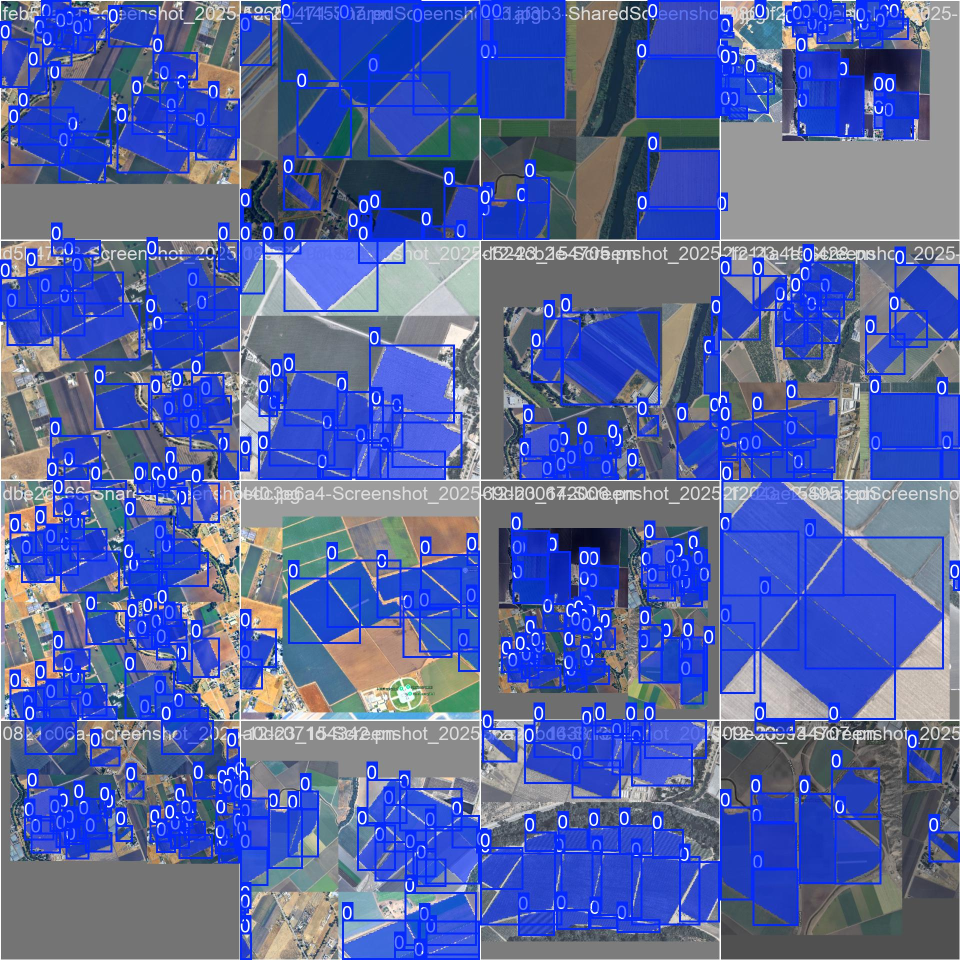
#> input picture backend/models/sublot_segmentation/yolov8_seg/train_batch0.jpg, 1920 x 1920 px (shown at 1/2 size)
$ python -i post_process.py   (imports and definitions only)
#> lines starting #> are read from the running program, lines starting #| are printed output that depends on the picture; after the words box and inside, x2 and y2 are one past the last pixel; in counts of white or black regions, pixels touching at a corner belong together
import cv2
import numpy as np
from shapely.geometry import Polygon
from shapely.validation import make_valid

def detect_roads(image_np, brightness_threshold=160, edge_threshold1=30, edge_threshold2=100):
    """
    Detect roads, paths, and 'street lines' in the image.
    Agricultural paths are often neutral (grey/brown) or brighter than fields.
    Uses a combination of color thresholding and Hough Line detection for straight paths.
    """
#> called with brightness_threshold = 160, edge_threshold1 = 30, edge_threshold2 = 100
    # Convert to grayscale
    gray = cv2.cvtColor(image_np, cv2.COLOR_RGB2GRAY)

    # 1. Detect bright roads (concrete/paved)
    bright_mask = (gray > brightness_threshold).astype(np.uint8) * 255
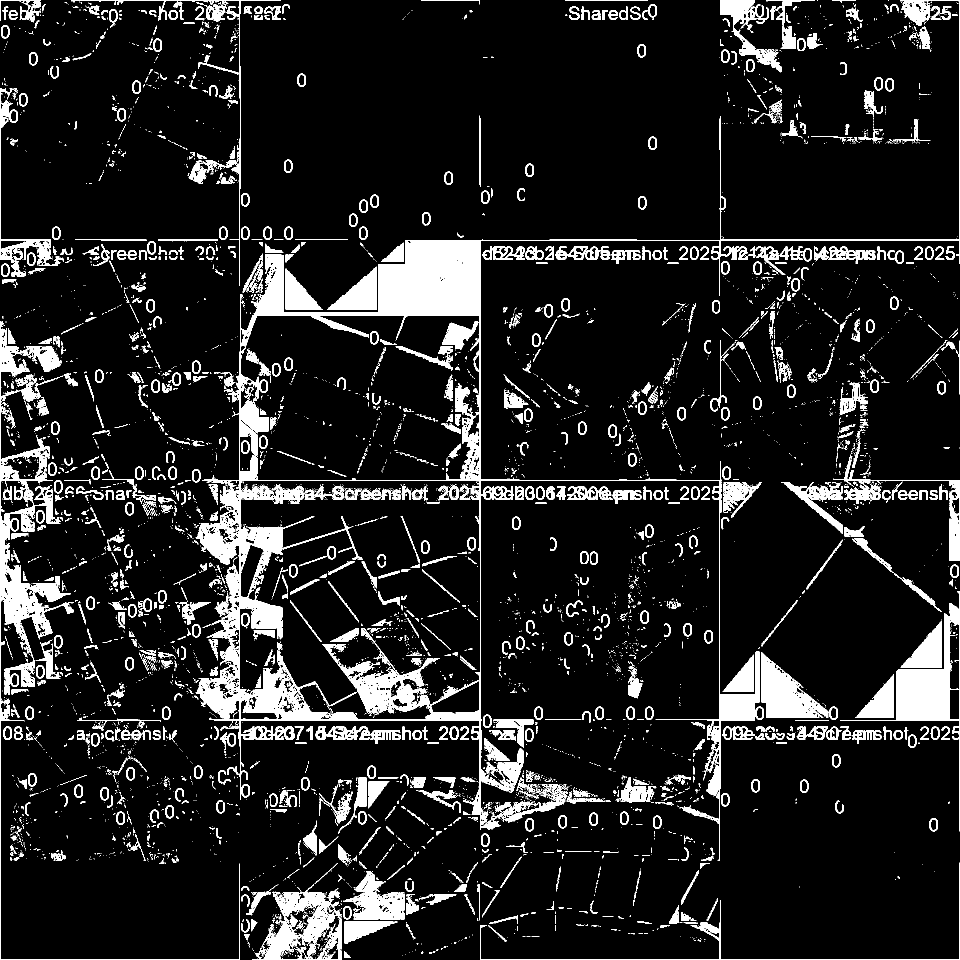
#> bright_mask: shape (1920, 1920) (shown at 1/2 size); 11.4% white; 5965 white regions (4840 under 20 px), largest, box (x1, y1, x2, y2) and area: (391, 0, 1920, 1722) 127274, (0, 643, 480, 1920) 27706, (1680, 1182, 1920, 1663) 14064

    # 2. Detect neutral paths (dirt roads often have low saturation)
    hsv = cv2.cvtColor(image_np, cv2.COLOR_RGB2HSV)
#> hsv: shape (1920, 1920, 3); mean H, S, V 83.8, 116.5, 170.3
    saturation = hsv[:, :, 1]
    path_mask = ((saturation < 40) & (gray > 80)).astype(np.uint8) * 255
#> path_mask: shape (1920, 1920); 31.2% white; 4430 white regions (3293 under 20 px), largest, box (x1, y1, x2, y2) and area: (299, 0, 1920, 1872) 644566, (0, 643, 480, 1920) 130845, (0, 0, 562, 604) 83342

    # 3. Use Edge detection
    edges = cv2.Canny(gray, edge_threshold1, edge_threshold2)
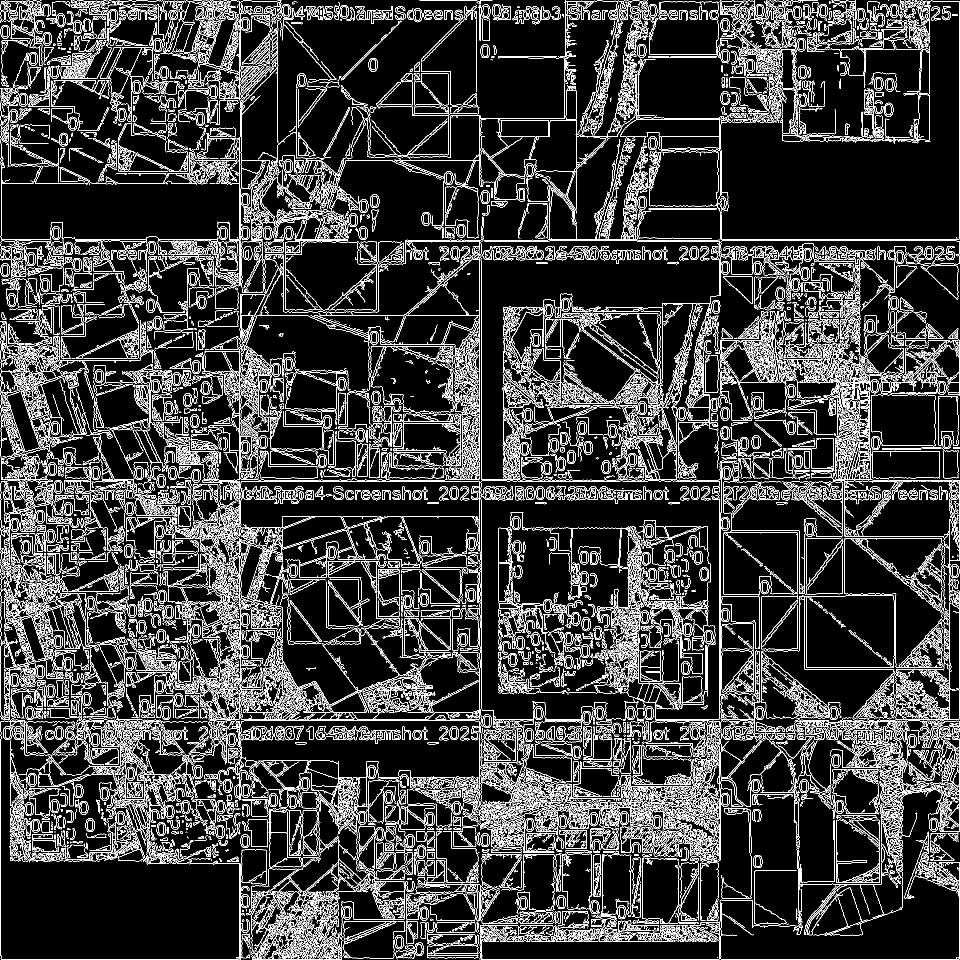
#> edges: shape (1920, 1920) (shown at 1/2 size); 14% white in thin lines or dots
    kernel = np.ones((5, 5), np.uint8)

    # 4. Hough Line Detection for 'Street Lines' (LESS AGGRESSIVE)
    # Agricultural fields are bounded by very straight paths.
    street_mask = np.zeros_like(gray)
    # Increased threshold to 120 (from 80) and minLineLength to 100 (from 50) for fewer false positives
    # Reduced line thickness to 3 (from 5) to not remove too much field area
    lines = cv2.HoughLinesP(edges, 1, np.pi/180, threshold=120, minLineLength=100, maxLineGap=20)
    if lines is not None:
        for line in lines:
            x1, y1, x2, y2 = line[0]
            # Draw lines with less thickness to avoid removing field content
            cv2.line(street_mask, (x1, y1), (x2, y2), 255, 3)
#> this loop made 4559 passes
#> (x1, y1, x2, y2) on passes 1 to 3: (962, 1451, 962, 479), (1014, 962, 1295, 962), (1918, 1662, 1918, 1431)
#> street_mask: shape (1920, 1920); 47.1% white; 2 white regions, box (x1, y1, x2, y2) and area: (0, 0, 1920, 1920) 1734429, (1500, 1711, 1511, 1873) 1228

    # Combined Road/Street Mask - Make it less aggressive
    # Only use bright roads and the Hough lines, skip the low-saturation mask which can be too broad
    combined_road = cv2.bitwise_or(bright_mask, street_mask)
#> combined_road: shape (1920, 1920); 49.5% white; 567 white regions (541 under 20 px), largest, box (x1, y1, x2, y2) and area: (0, 0, 1920, 1920) 1821354, (1500, 1711, 1511, 1873) 1228, (1749, 154, 1766, 181) 193

    # Don't dilate edges as much to preserve field boundaries
    edges_dilated = cv2.dilate(edges, np.ones((2,2), np.uint8), iterations=1)
#> edges_dilated: shape (1920, 1920); 30.4% white; 683 white regions (64 under 20 px), largest, box (x1, y1, x2, y2) and area: (0, 0, 1920, 1920) 930586, (0, 0, 105, 174) 4878, (200, 71, 326, 249) 4138

    # Only add edges if they coincide with detected roads
    edges_on_roads = cv2.bitwise_and(edges_dilated, combined_road)
#> edges_on_roads: shape (1920, 1920); 25.9% white; 3022 white regions (1528 under 20 px), largest, box (x1, y1, x2, y2) and area: (0, 0, 1920, 1920) 559675, (492, 1623, 871, 1920) 28311, (1189, 1053, 1432, 1419) 18889
    combined_road = cv2.bitwise_or(combined_road, edges_on_roads)

    # Less aggressive morphology
    combined_road = cv2.morphologyEx(combined_road, cv2.MORPH_CLOSE, np.ones((3,3), np.uint8))
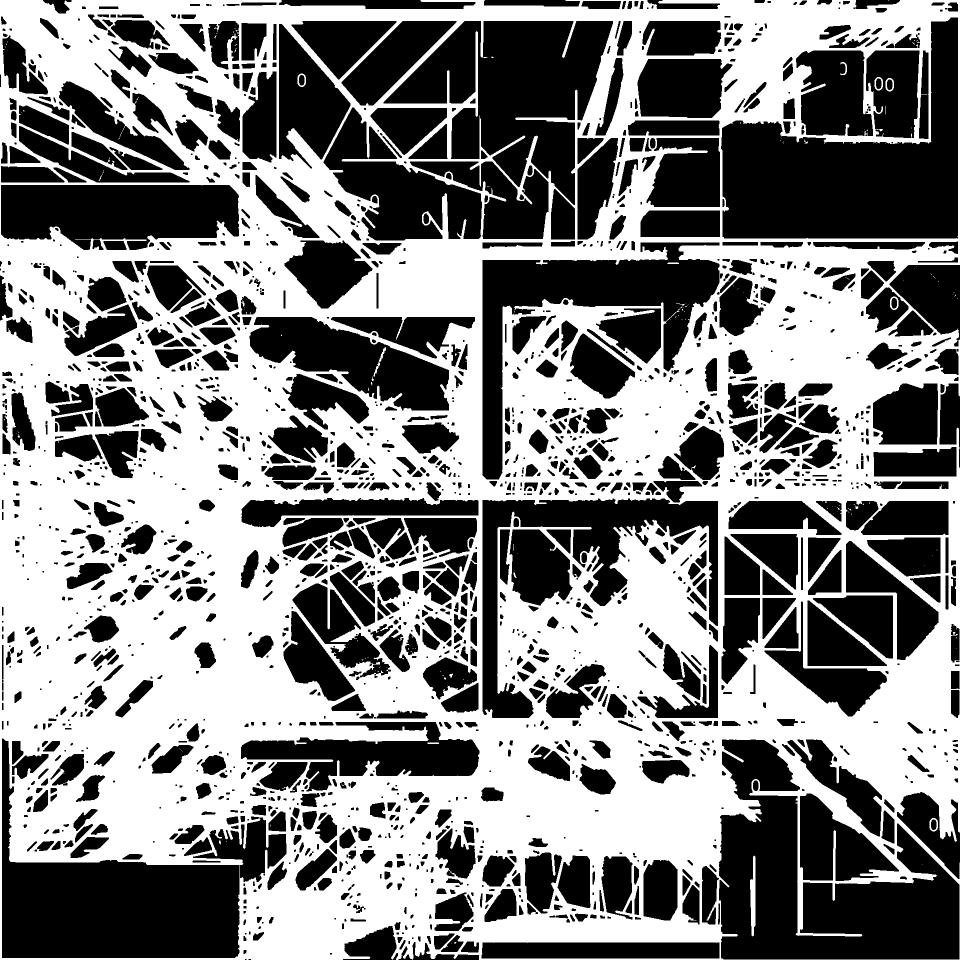
#> combined_road: shape (1920, 1920) (shown at 1/2 size); 50.9% white; 1965 black regions (420 under 20 px), largest, box (x1, y1, x2, y2) and area: (1438, 1479, 1919, 1919) 110965, (1442, 35, 1916, 477) 108922, (4, 1477, 479, 1916) 93602

    return combined_road > 0

# [204 lines left out: functions subtract_roads, split_merged_mask_watershed, is_on_border, is_in_corner, get_tiles_metadata, is_centroid_in_center and 3 more, not called in this run]

>>> import cv2
>>> picture = cv2.cvtColor(cv2.imread('../models/sublot_segmentation/yolov8_seg/train_batch0.jpg'), cv2.COLOR_BGR2RGB)
>>> result = detect_roads(picture)

$ run again, on backend/models/sublot_segmentation/yolov8_seg/train_batch1.jpg
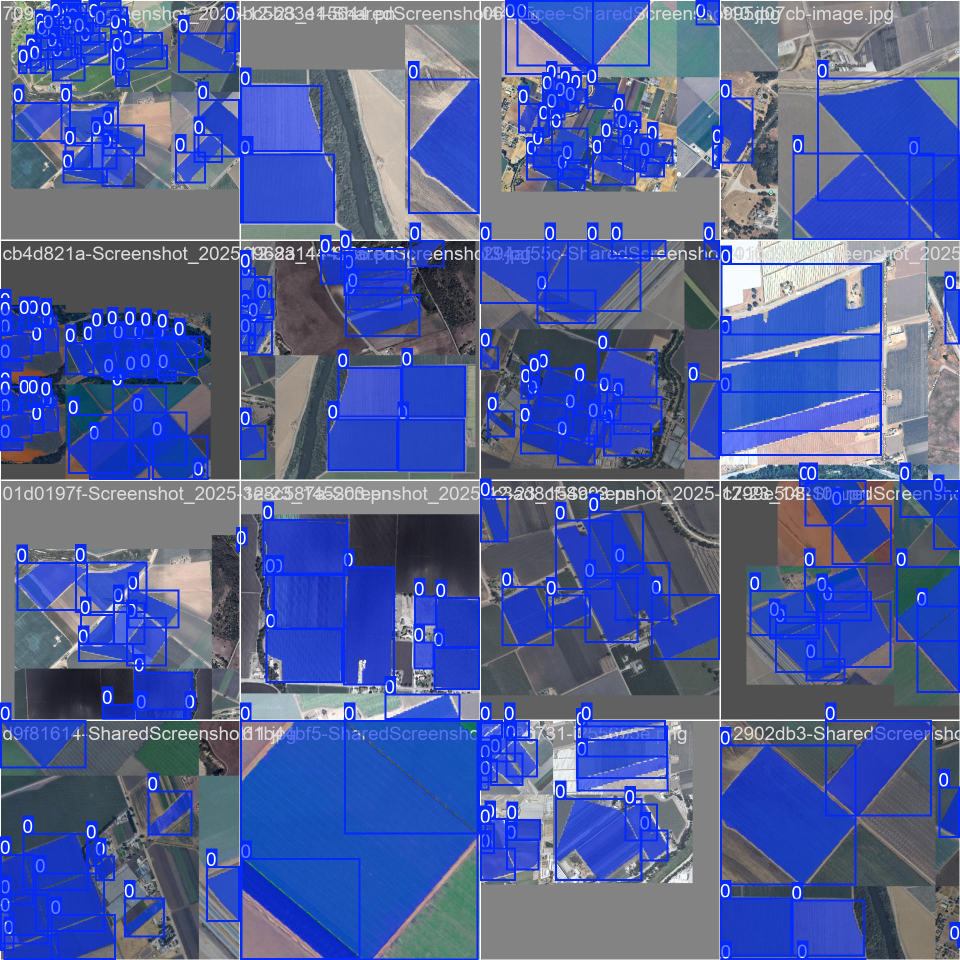
#> input picture backend/models/sublot_segmentation/yolov8_seg/train_batch1.jpg, 1920 x 1920 px (shown at 1/2 size)
#> in detect_roads, `bright_mask = (gray > brightness_threshold).astype(np.uint8) * 255`:
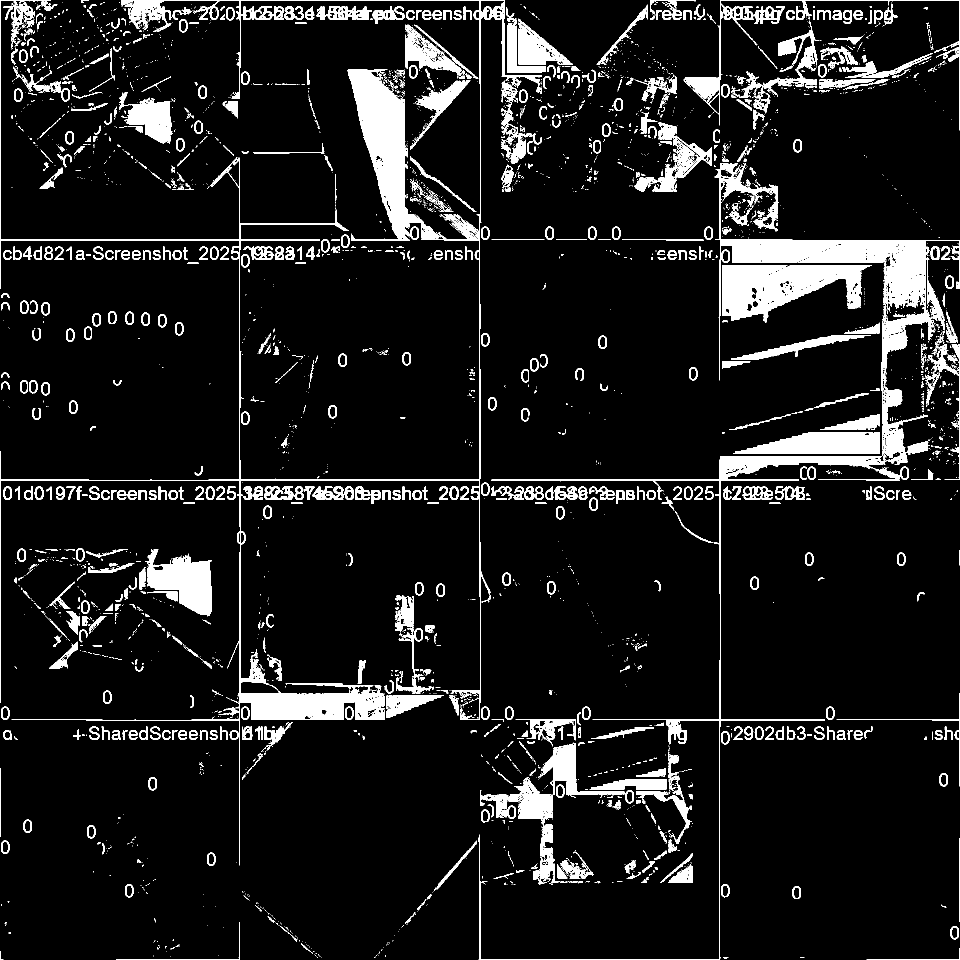
#> bright_mask: shape (1920, 1920) (shown at 1/2 size); 9.6% white; 3599 white regions (2849 under 20 px), largest, box (x1, y1, x2, y2) and area: (0, 0, 1084, 1731) 67251, (1429, 327, 1920, 929) 39940, (1445, 530, 1744, 645) 19724
#> hsv: shape (1920, 1920, 3); mean H, S, V 87.3, 105.3, 158.3
#> path_mask: shape (1920, 1920); 33.3% white; 4342 white regions (3542 under 20 px), largest, box (x1, y1, x2, y2) and area: (0, 0, 1920, 1920) 912810, (1714, 1591, 1920, 1920) 19909, (1445, 530, 1743, 644) 19099
#> edges: shape (1920, 1920); 12.5% white in thin lines or dots
#> the loop in detect_roads, `for line in lines:` made 3419 passes
#> (x1, y1, x2, y2) on passes 1 to 3: (1438, 1918, 1438, 1320), (478, 702, 478, 315), (2, 518, 2, 2)
#> edges_dilated: shape (1920, 1920); 27% white; 601 white regions (42 under 20 px), largest, box (x1, y1, x2, y2) and area: (0, 0, 1920, 1920) 831932, (1443, 1638, 1604, 1799) 7331, (691, 1443, 956, 1667) 6124
#> edges_on_roads: shape (1920, 1920); 21.8% white; 2338 white regions (1190 under 20 px), largest, box (x1, y1, x2, y2) and area: (0, 0, 1920, 1920) 502917, (1616, 1384, 1920, 1920) 21150, (0, 1512, 383, 1797) 14276
#> in detect_roads, `combined_road = cv2.morphologyEx(combined_road, cv2.MORPH_CLOSE, np.on..`:
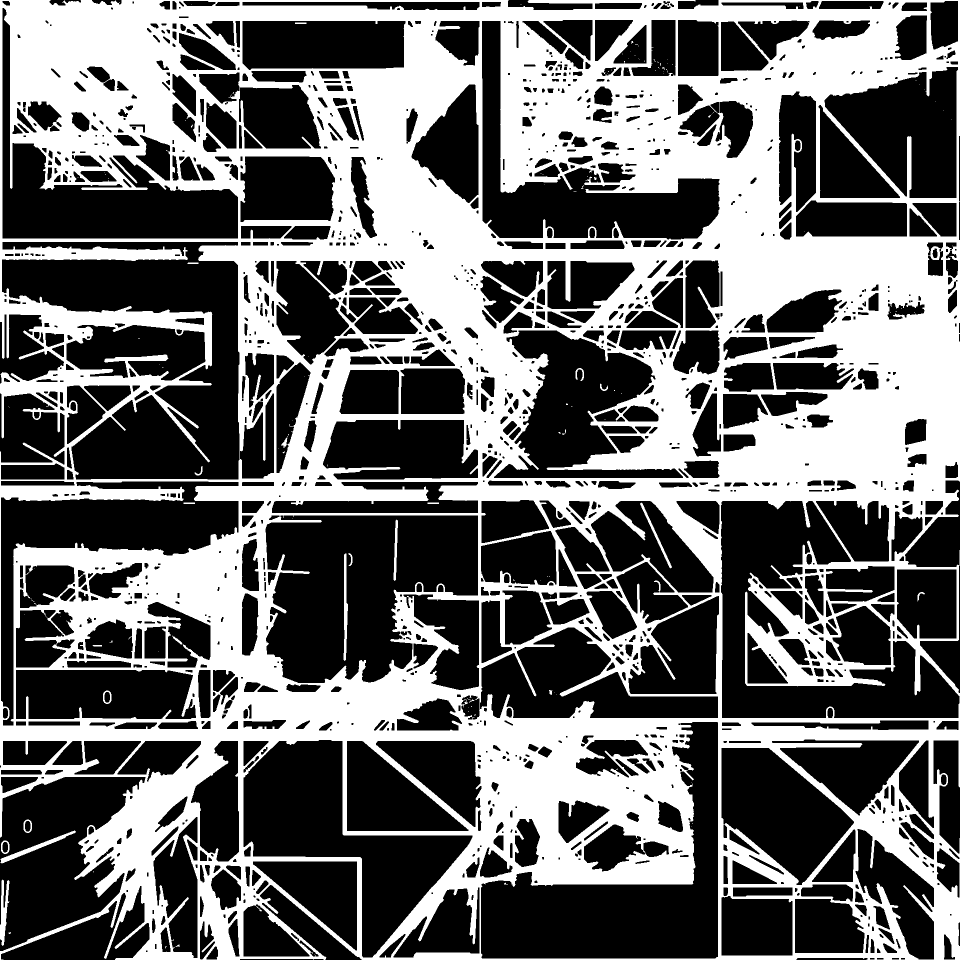
#> combined_road: shape (1920, 1920) (shown at 1/2 size); 41.3% white; 149 white regions (124 under 20 px), largest, box (x1, y1, x2, y2) and area: (0, 0, 1920, 1920) 1515656, (0, 1759, 19, 1892) 1300, (0, 1661, 152, 1727) 1294
